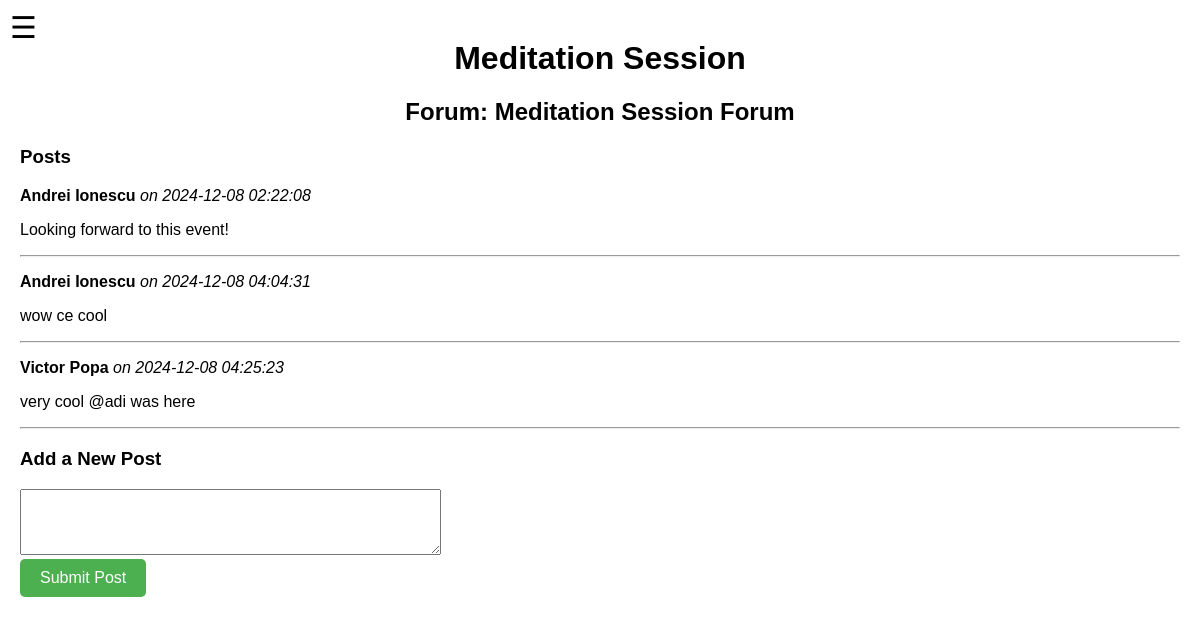
The app's page /home/forum/21 (signed in), older data.
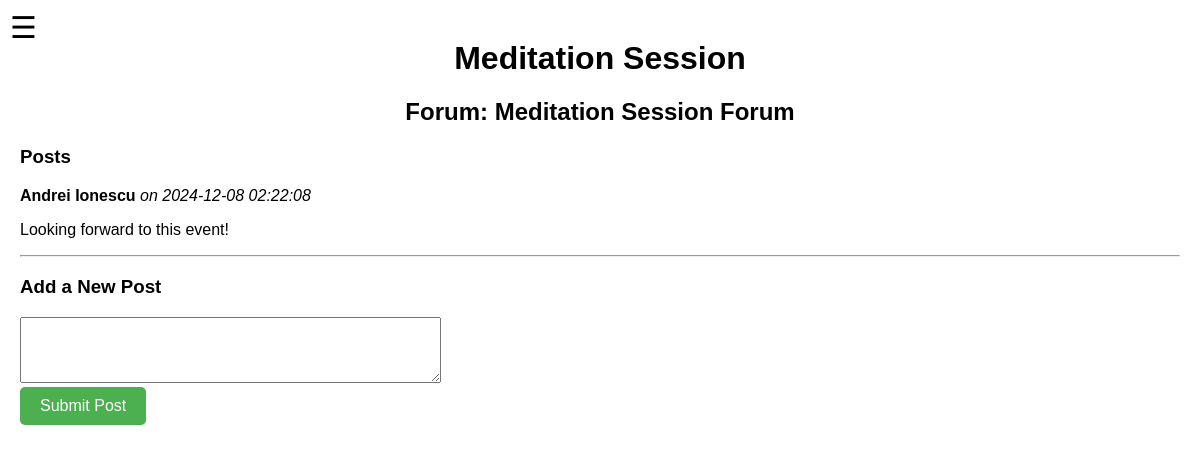
The same page, newer data.
### tables this page shows
CREATE TABLE Event (
    id_event INTEGER PRIMARY KEY,
    name TEXT NOT NULL CHECK(length(name) > 0),
    description TEXT,
    event_date TEXT, -- 'YYYY-MM-DD'
    location TEXT NOT NULL UNIQUE, -- "latitude, longitude"
    hours_of_work INTEGER DEFAULT 0 CHECK(hours_of_work >= 0),
    status TEXT CHECK(status IN ('active','inactive')),
    openslots INTEGER DEFAULT 0 CHECK(openslots >= 0),
    organizer TEXT,
    points_to_earn INTEGER DEFAULT 0 CHECK(points_to_earn >= 0)
);

CREATE TABLE Forum (
    id_forum INTEGER PRIMARY KEY,
    id_event INTEGER NOT NULL,
    name TEXT NOT NULL CHECK(length(name) > 0),
    FOREIGN KEY (id_event) REFERENCES Event(id_event) ON DELETE CASCADE
);

CREATE TABLE Post (
    id_post INTEGER PRIMARY KEY,
    id_forum INTEGER NOT NULL,
    id_user INTEGER NOT NULL,
    text TEXT NOT NULL CHECK(length(text) > 0),
    date_of_post TEXT DEFAULT (datetime('now')),
    FOREIGN KEY (id_forum) REFERENCES Forum(id_forum) ON DELETE CASCADE,
    FOREIGN KEY (id_user) REFERENCES User(id_user) ON DELETE CASCADE
);

CREATE TABLE User (
    id_user INTEGER PRIMARY KEY,
    first_name TEXT NOT NULL CHECK(length(first_name) > 0),
    last_name TEXT NOT NULL CHECK(length(last_name) > 0),
    date_of_birth TEXT, -- YYYY-MM-DD format recommended at application layer
    gender TEXT CHECK(gender IN ('M','F','O')),
    email TEXT NOT NULL UNIQUE CHECK(
        email LIKE '%_@__%.__%'   -- simple email pattern check
    ),
    university TEXT,
    university_programme TEXT CHECK(university_programme IN ('Bachelor', 'Master', 'PhD')),
    university_specialization TEXT,
    employed_status TEXT CHECK(employed_status IN ('Employed', 'Unemployed')),
    is_student INTEGER DEFAULT 0 CHECK(is_student IN (0,1)), -- 1 for Yes, 0 for No
    bio TEXT,
    hobbies TEXT,
    points INTEGER DEFAULT 0
);

### routes/forum.py (the view, shortened to what this page needs)
@forum_bp.route('/<int:forum_id>', methods=['GET', 'POST'])
def forum_page(forum_id):
    user_id = session.get('user_id')
    if not user_id:
        flash('Please log in to view forums.', 'error')
        return redirect(url_for('login.login'))
    forum = get_forum_details(forum_id)
    if not forum:
        flash('Forum not found.', 'error')
        return redirect(url_for('home.home'))
    event = get_event_details(forum['id_event'])
    if not event:
        flash('Associated event not found.', 'error')
        return redirect(url_for('home.home'))
    posts = get_posts_by_forum(forum_id)
    return render_template(
        'forum.html',
        event_title=event['name'],
        forum_title=forum['name'],
        posts=posts,
        forum_id=forum_id  # Ensure forum_id is passed to the template
    )

### models.py (called while the page is built)
def get_posts_by_forum(forum_id):
    with sqlite3.connect(DB_NAME, timeout=30) as conn:
        cursor = conn.cursor()
        query = """
            SELECT p.id_post, p.id_user, u.first_name, u.last_name, p.text, p.date_of_post
            FROM Post p
            JOIN User u ON p.id_user = u.id_user
            WHERE p.id_forum = ?
            ORDER BY p.date_of_post ASC
        """
        cursor.execute(query, (forum_id,))
        posts = cursor.fetchall()
    return [
        {
            'id_post': row[0],
            'id_user': row[1],
            'first_name': row[2],
            'last_name': row[3],
            'text': row[4],
            'date_of_post': row[5]
        }
        for row in posts
    ]

def get_forum_details(forum_id):
    with sqlite3.connect(DB_NAME, timeout=30) as conn:
        cursor = conn.cursor()
        query = """
            SELECT id_forum, name, id_event
            FROM Forum
            WHERE id_forum = ?
        """
        cursor.execute(query, (forum_id,))
        row = cursor.fetchone()
    if not row:
        return None
    return {
        'id_forum': row[0],
        'name': row[1],
        'id_event': row[2]
    }

def get_event_details(event_id):
    with sqlite3.connect(DB_NAME, timeout=30) as conn:
        cursor = conn.cursor()
        query = """
            SELECT e.name, e.event_date, e.organizer, e.hours_of_work, COUNT(ue.id_user)
            FROM Event e
            LEFT JOIN User_Events ue ON e.id_event = ue.id_event
            WHERE e.id_event = ?
            GROUP BY e.id_event
        """
        cursor.execute(query, (event_id,))
        row = cursor.fetchone()
    if not row:
        return None
    return {
        'name': row[0],
        'date': row[1],
        'organizer': row[2],
        'points': row[3] * 10,
        'interested': row[4]
    }

### templates/forum.html (shortened to what this page needs)
{% extends "base.html" %}
{% block content %}
    <div class="hamburger-menu">
        <label for="menu-toggle" class="menu-icon">&#9776;</label>
    </div>
    <h1>{{ event_title }}</h1>
    <h2>Forum: {{ forum_title }}</h2>
    <h3>Posts</h3>
    {% if posts %}
        <ul>
            {% for post in posts %}
                <li>
                    <p><strong>{{ post.first_name }} {{ post.last_name }}</strong> <em>on {{ post.date_of_post }}</em></p>
                    <p>{{ post.text }}</p>
                    <hr>
                </li>
            {% endfor %}
        </ul>
    {% else %}
        <p>No posts in this forum yet. Be the first to post!</p>
    {% endif %}
    <h3>Add a New Post</h3>
    <form action="{{ url_for('forum.forum_page', forum_id=forum_id) }}" method="POST">
        <textarea name="post_text" rows="4" cols="50" required></textarea><br>
        <button type="submit" class="button enroll">Submit Post</button>
    </form>
{% endblock %}

### templates/base.html (shortened to what this page needs)
<!DOCTYPE html>
<html lang="en">
<head>
    <link rel="stylesheet" href="{{ url_for('static', filename='styles.css') }}">
</head>
<body>
    {% block content %}{% endblock %}
</body>
</html>

### static/styles.css (style rules this page uses)
body { font-family: Arial, sans-serif; margin: 0; padding: 20px; }
h1, h2 { text-align: center; margin-top: 20px; }
ul { list-style-type: none; padding: 0; }
.hamburger-menu { position: fixed; top: 10px; left: 10px; z-index: 1000; }
.menu-icon { font-size: 30px; cursor: pointer; user-select: none; }
.button { padding: 10px 20px; border: none; border-radius: 5px; cursor: pointer; font-size: 16px; }
.enroll { background-color: green; color: white; }
.button.enroll { background-color: #4CAF50; color: white; padding: 10px 20px; text-align: center; text-decoration: none; display: inline-block; font-size: 16px; border: none; border-radius: 5px; cursor: pointer; }

Row changes from the older to the newer data that the page shows:
no longer on this page (row edited): Post: first_name "Andrei", last_name "Ionescu", date_of_post "2024-12-08 04:04:31", text "wow ce cool"
no longer on this page (row edited): Post: first_name "Victor", last_name "Popa", date_of_post "2024-12-08 04:25:23", text "very cool @adi was here"
